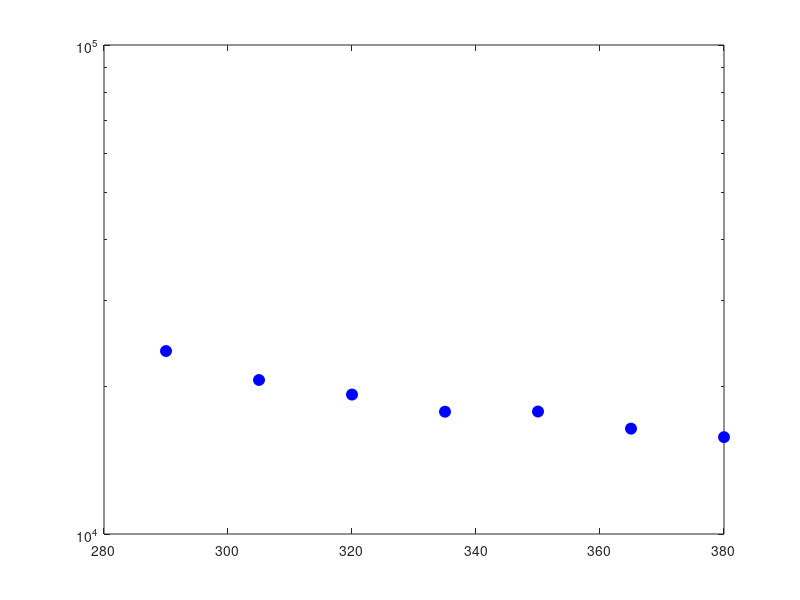

MATLAB code for this plot: (Note: this script raises an error after producing the figure.)
% matlab_figure_creation_WACV_paper
close all
fsize = 16;
msize = 8;
lsize = 1;

load('Spectral_curves_high_and_low')

% Spectral fits
figure;
semilogy(T_high,specB,'bo','MarkerFaceColor','b','MarkerSize',msize)
hold all
semilogy(T_high,specG,'gV','MarkerFaceColor','g','MarkerSize',msize)
semilogy(T_high,specY,'y^','MarkerFaceColor','y','MarkerSize',msize)
semilogy(T_high,specO,'d','MarkerEdgeColor',[0.9,0.41,0.17],'MarkerFaceColor',[0.9,0.41,0.17],'MarkerSize',msize)
semilogy(T_high,specR,'rs','MarkerFaceColor','r','MarkerSize',msize)

semilogy(T_high,fitB_spec,'b--','LineWidth',lsize)
semilogy(T_high,fitG_spec,'g--','LineWidth',lsize)
semilogy(T_high,fitY_spec,'y--','LineWidth',lsize)
semilogy(T_high,fitO_spec,'--','Color',[0.9,0.41,0.17],'LineWidth',lsize)
semilogy(T_high,fitR_spec,'r--','LineWidth',lsize)

legend('B','G','Y','O','R','Location','SouthEast')
set(gca,'YMinorTick','on','FontSize',fsize,'FontWeight','bold')
ylabel('Summed Intensity (counts)','FontSize',fsize,'FontWeight','bold')
xlabel('Temp (K)','FontSize',fsize,'FontWeight','bold')
xlim([280,390])
 saveas(gcf,'Spec-Temp Curves.fig')
print('Spec-Temp Curves)','-dpng','-r300')
%%
%Grayscale fits
figure;
plot(T_high,grayB,'bo','MarkerFaceColor','b','MarkerSize',msize)
hold all
plot(T_high,grayG,'gV','MarkerFaceColor','g','MarkerSize',msize)
plot(T_high,grayY,'y^','MarkerFaceColor','y','MarkerSize',msize)
plot(T_high,grayO,'d','MarkerEdgeColor',[0.9,0.41,0.17],'MarkerFaceColor',[0.9,0.41,0.17],'MarkerSize',msize)
plot(T_high,grayR,'rs','MarkerFaceColor','r','MarkerSize',msize)

plot(T_high,fitB_gray,'b--','LineWidth',lsize)
plot(T_high,fitG_gray,'g--','LineWidth',lsize)
plot(T_high,fitY_gray,'y--','LineWidth',lsize)
plot(T_high,fitO_gray,'--','Color',[0.9,0.41,0.17],'LineWidth',lsize)
plot(T_high,fitR_gray,'r--','LineWidth',lsize)


legend('B','G','Y','O','R')
set(gca,'YMinorTick','on','FontSize',fsize,'FontWeight','bold','YTickLabel',{'0','20,000','40,000','60,000','80,000'})
ylabel('Grayscale Intensity','FontSize',fsize,'FontWeight','bold')
xlabel('Temp (K)','FontSize',fsize,'FontWeight','bold')
xlim([280,390])
 saveas(gcf,'Grayscale-Temp Curves.fig')
print('Grayscale-Temp Curves)','-dpng','-r300')